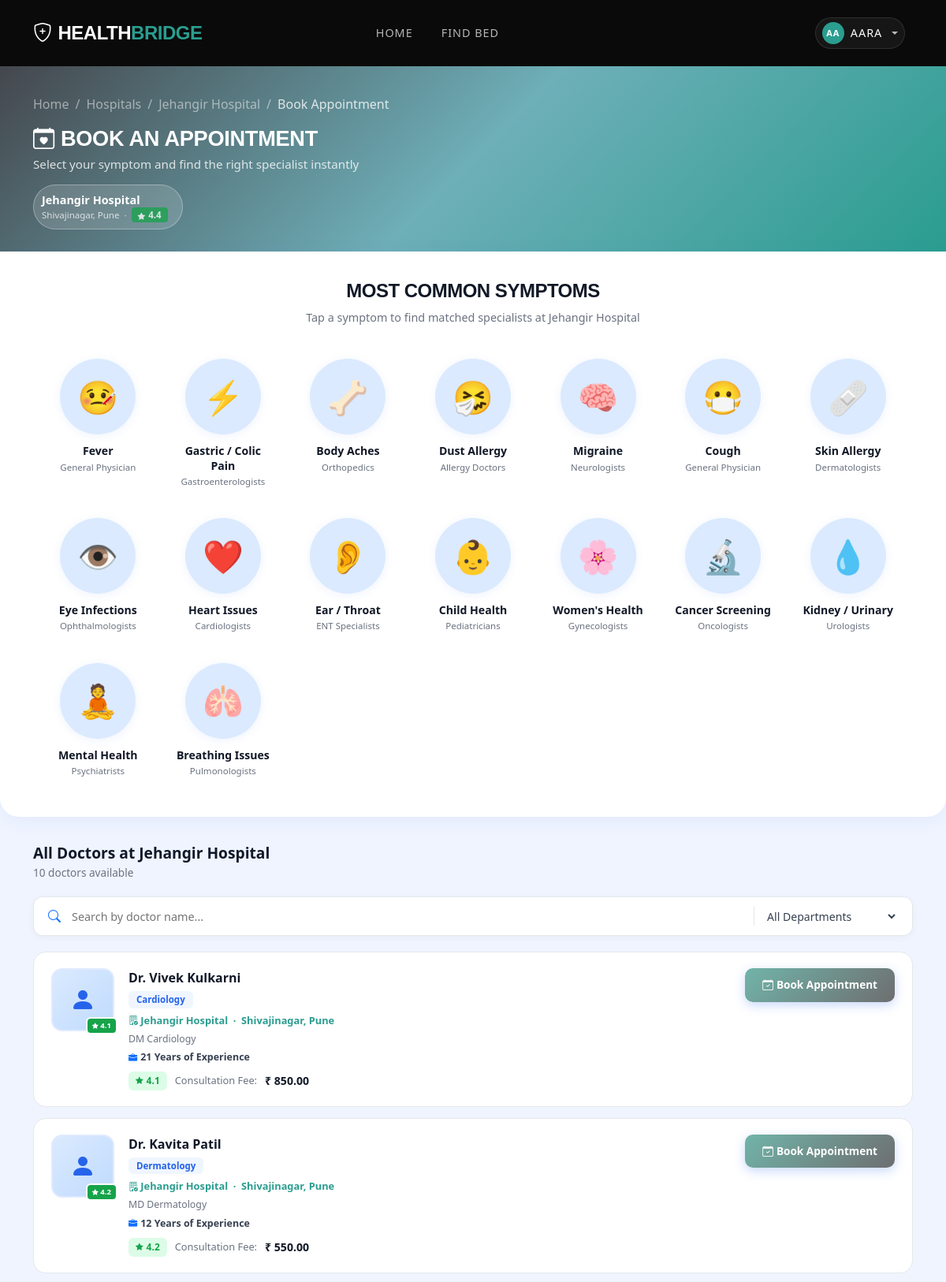
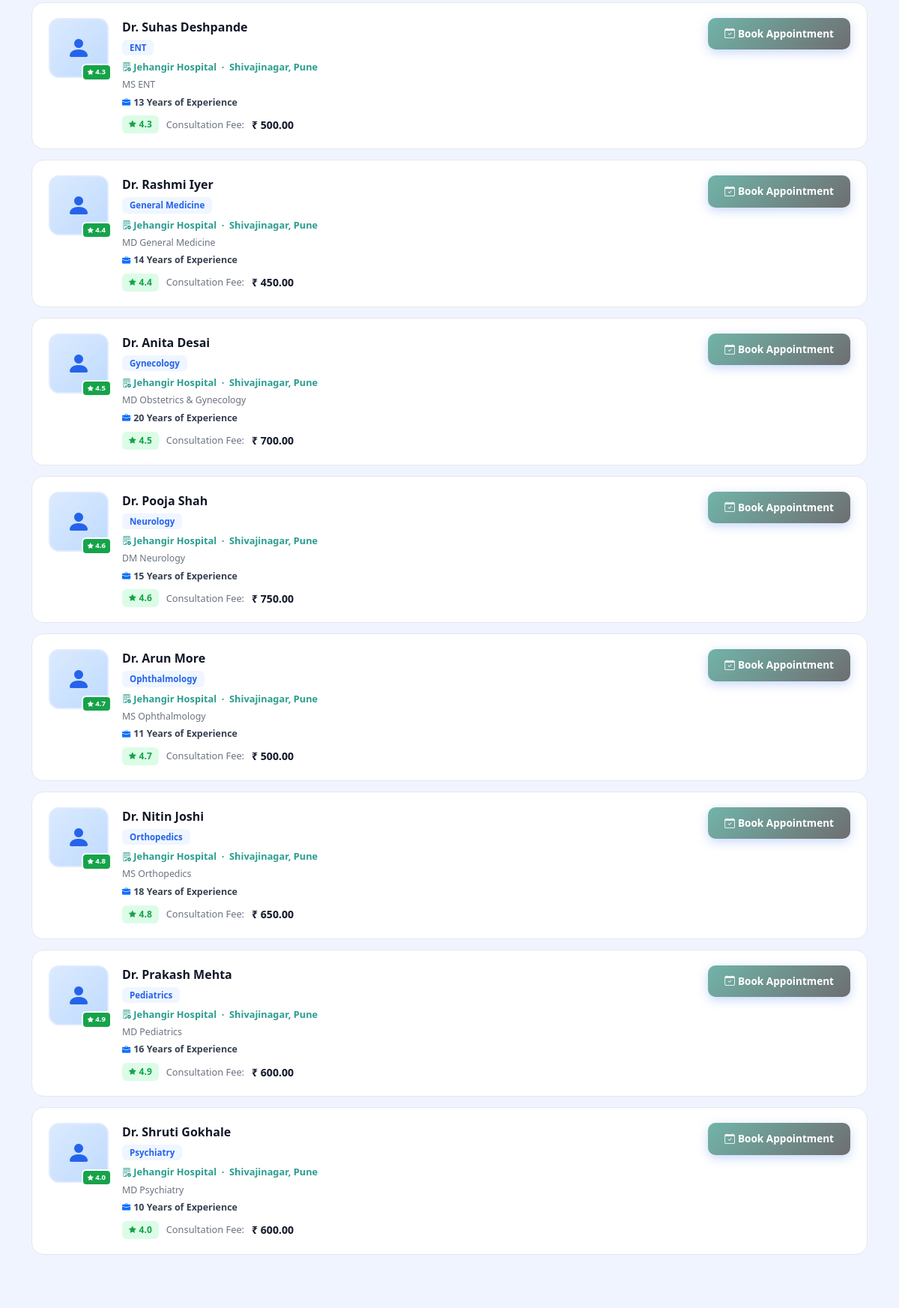
Page /book/appointment/2/ (signed in, upper part) on the committed database (2 pictures, top to bottom).
### core/models.py (models this page shows, shortened)
class Hospital(models.Model):
    name = models.CharField(max_length=200)
    area = models.CharField(max_length=100, choices=PUNE_AREAS)
    address = models.TextField()
    phone = models.CharField(max_length=20)
    email = models.EmailField(blank=True)
    description = models.TextField(blank=True)
    image = models.ImageField(upload_to="hospital_photos/", blank=True, null=True)
    image_url = models.URLField(blank=True, help_text="External image URL fallback")
    total_beds = models.PositiveIntegerField(default=0)
    available_beds = models.PositiveIntegerField(default=0)
    icu_beds = models.PositiveIntegerField(default=0)
    available_icu_beds = models.PositiveIntegerField(default=0)
    emergency = models.BooleanField(default=True)
    rating = models.DecimalField(max_digits=3, decimal_places=1, default=4.0)
    established_year = models.PositiveIntegerField(blank=True, null=True)
    latitude = models.DecimalField(max_digits=9, decimal_places=6, blank=True, null=True)
    longitude = models.DecimalField(max_digits=9, decimal_places=6, blank=True, null=True)
    is_active = models.BooleanField(default=True)
    created_at = models.DateTimeField(auto_now_add=True)
    class Meta:
        ordering = ['name']

class Doctor(models.Model):
    hospital = models.ForeignKey(Hospital, on_delete=models.CASCADE, related_name='doctors')
    department = models.ForeignKey(Department, on_delete=models.CASCADE, related_name='doctors')
    name = models.CharField(max_length=200)
    qualification = models.CharField(max_length=200, blank=True)
    experience_years = models.PositiveIntegerField(default=0)
    available_days = models.CharField(max_length=200, default='Mon-Sat')
    consultation_fee = models.DecimalField(max_digits=8, decimal_places=2, default=500.00)

class Department(models.Model):
    hospital = models.ForeignKey(Hospital, on_delete=models.CASCADE, related_name='departments')
    name = models.CharField(max_length=100, choices=DEPARTMENTS)
    class Meta:
        unique_together = ('hospital', 'name')

### core/views.py (the view)
# urls.py: path('book/appointment/<int:hospital_id>/',                  views.appointment,  name='appointment'),
@login_required(login_url='/login/')
def appointment(request, hospital_id):
    hospital    = get_object_or_404(Hospital, id=hospital_id, is_active=True)
    departments = hospital.departments.all()
    if request.method == 'POST':
        form      = AppointmentForm(request.POST)
        dept_id   = request.POST.get('department')
        doctor_id = request.POST.get('doctor')
        if form.is_valid():
            appt          = form.save(commit=False)
            appt.hospital = hospital
            appt.user     = request.user
            if dept_id:
                try:    appt.department = Department.objects.get(id=dept_id)
                except: pass
            if doctor_id:
                try:
                    appt.doctor      = Doctor.objects.get(id=doctor_id)
                    appt.amount_paid = appt.doctor.consultation_fee
                except: pass
            appt.save()
            return redirect('payment', booking_type='appointment', booking_id=appt.id)
    else:
        phone = ''
        try:
            phone = request.user.profile.phone
        except Exception:
            pass
        form = AppointmentForm(initial={
            'patient_name':  request.user.get_full_name() or request.user.username,
            'patient_email': request.user.email,
            'patient_phone': phone,
        })
    all_doctors = Doctor.objects.filter(hospital=hospital).select_related('department').order_by('department__name', 'name')
    return render(request, 'core/appointment.html', {
        'hospital': hospital, 'departments': departments,
        'all_doctors': all_doctors, 'form': form,
    })

### templates/core/appointment.html (shortened to what this page needs)
{% extends 'core/base.html' %}
{% block content %}
<div class="appt-hero">
    <div class="container">
        <nav aria-label="breadcrumb" class="mb-2">
            <ol class="breadcrumb" style="--bs-breadcrumb-divider-color:rgba(255,255,255,.5);--bs-breadcrumb-item-active-color:rgba(255,255,255,.8);">
                <li class="breadcrumb-item"><a href="{% url 'index' %}" class="text-white-50 text-decoration-none">Home</a></li>
                <li class="breadcrumb-item"><a href="{% url 'search' %}" class="text-white-50 text-decoration-none">Hospitals</a></li>
                <li class="breadcrumb-item"><a href="{% url 'hospital_detail' hospital.id %}" class="text-white-50 text-decoration-none">{{ hospital.name }}</a></li>
                <li class="breadcrumb-item active">Book Appointment</li>
            </ol>
        </nav>
        <h2><i class="bi bi-calendar-heart me-2"></i>Book an Appointment</h2>
        <p>Select your symptom and find the right specialist instantly</p>
        <div class="hosp-pill">
            <div>
                <div class="hosp-pill-name">{{ hospital.name }}</div>
                <div class="hosp-pill-sub">{{ hospital.area }}, Pune &nbsp;·&nbsp;
                    <span class="rating-star"><i class="bi bi-star-fill me-1" style="font-size:.6rem;"></i>{{ hospital.rating }}</span>
                </div>
            </div>
        </div>
    </div>
</div>
<div class="symptom-section">
    <div class="container">
        <h3>Most Common Symptoms</h3>
        <p class="sub">Tap a symptom to find matched specialists at {{ hospital.name }}</p>
        <div class="symptom-grid" id="symptomGrid">
            <div class="symptom-card" data-symptom="Fever" data-dept="General Medicine" onclick="selectSymptom(this)">
                <div class="symptom-icon-wrap">🤒</div>
                <div class="symptom-name">Fever</div>
                <div class="symptom-spec">General Physician</div>
            </div>
            <div class="symptom-card" data-symptom="Gastric / Colic Pain" data-dept="Gastroenterology" onclick="selectSymptom(this)">
                <div class="symptom-icon-wrap">⚡</div>
                <div class="symptom-name">Gastric / Colic Pain</div>
                <div class="symptom-spec">Gastroenterologists</div>
            </div>
            <div class="symptom-card" data-symptom="Body Aches" data-dept="Orthopedics" onclick="selectSymptom(this)">
                <div class="symptom-icon-wrap">🦴</div>
                <div class="symptom-name">Body Aches</div>
                <div class="symptom-spec">Orthopedics</div>
            </div>
            <div class="symptom-card" data-symptom="Dust Allergy" data-dept="Dermatology" onclick="selectSymptom(this)">
                <div class="symptom-icon-wrap">🤧</div>
                <div class="symptom-name">Dust Allergy</div>
                <div class="symptom-spec">Allergy Doctors</div>
            </div>
            <div class="symptom-card" data-symptom="Migraine" data-dept="Neurology" onclick="selectSymptom(this)">
                <div class="symptom-icon-wrap">🧠</div>
                <div class="symptom-name">Migraine</div>
                <div class="symptom-spec">Neurologists</div>
            </div>
            <div class="symptom-card" data-symptom="Cough" data-dept="General Medicine" onclick="selectSymptom(this)">
                <div class="symptom-icon-wrap">😷</div>
                <div class="symptom-name">Cough</div>
                <div class="symptom-spec">General Physician</div>
            </div>
            <div class="symptom-card" data-symptom="Skin Allergy" data-dept="Dermatology" onclick="selectSymptom(this)">
                <div class="symptom-icon-wrap">🩹</div>
                <div class="symptom-name">Skin Allergy</div>
                <div class="symptom-spec">Dermatologists</div>
            </div>
            <div class="symptom-card" data-symptom="Eye Infections" data-dept="Ophthalmology" onclick="selectSymptom(this)">
                <div class="symptom-icon-wrap">👁️</div>
                <div class="symptom-name">Eye Infections</div>
                <div class="symptom-spec">Ophthalmologists</div>
            </div>
            <div class="symptom-card" data-symptom="Heart Issues" data-dept="Cardiology" onclick="selectSymptom(this)">
                <div class="symptom-icon-wrap">❤️</div>
                <div class="symptom-name">Heart Issues</div>
                <div class="symptom-spec">Cardiologists</div>
            </div>
            <div class="symptom-card" data-symptom="Ear / Throat" data-dept="ENT" onclick="selectSymptom(this)">
                <div class="symptom-icon-wrap">👂</div>
                <div class="symptom-name">Ear / Throat</div>
                <div class="symptom-spec">ENT Specialists</div>
            </div>
            <div class="symptom-card" data-symptom="Child Health" data-dept="Pediatrics" onclick="selectSymptom(this)">
                <div class="symptom-icon-wrap">👶</div>
                <div class="symptom-name">Child Health</div>
                <div class="symptom-spec">Pediatricians</div>
            </div>
            <div class="symptom-card" data-symptom="Women's Health" data-dept="Gynecology" onclick="selectSymptom(this)">
                <div class="symptom-icon-wrap">🌸</div>
                <div class="symptom-name">Women's Health</div>
                <div class="symptom-spec">Gynecologists</div>
            </div>
            <div class="symptom-card" data-symptom="Cancer Screening" data-dept="Oncology" onclick="selectSymptom(this)">
                <div class="symptom-icon-wrap">🔬</div>
                <div class="symptom-name">Cancer Screening</div>
                <div class="symptom-spec">Oncologists</div>
            </div>
            <div class="symptom-card" data-symptom="Kidney Problems" data-dept="Urology" onclick="selectSymptom(this)">
                <div class="symptom-icon-wrap">💧</div>
                <div class="symptom-name">Kidney / Urinary</div>
                <div class="symptom-spec">Urologists</div>
            </div>
            <div class="symptom-card" data-symptom="Mental Health" data-dept="Psychiatry" onclick="selectSymptom(this)">
                <div class="symptom-icon-wrap">🧘</div>
                <div class="symptom-name">Mental Health</div>
                <div class="symptom-spec">Psychiatrists</div>
            </div>
            <div class="symptom-card" data-symptom="Breathing Issues" data-dept="Pulmonology" onclick="selectSymptom(this)">
                <div class="symptom-icon-wrap">🫁</div>
                <div class="symptom-name">Breathing Issues</div>
                <div class="symptom-spec">Pulmonologists</div>
            </div>
        </div>
    </div>
</div>
<div class="results-section">
    <div class="container">
        <div class="results-header">
            <div>
                <div class="results-title" id="resultsTitle">All Doctors at {{ hospital.name }}</div>
                <div class="results-count" id="resultsCount">{{ all_doctors|length }} doctors available</div>
            </div>
        </div>
        <div class="doc-search-bar">
            <i class="bi bi-search text-primary"></i>
            <input type="text" id="docSearchInput" placeholder="Search by doctor name..." oninput="filterDoctors()">
            <select id="deptFilter" onchange="filterDoctors()">
                <option value="">All Departments</option>
            </select>
        </div>
        <div id="doctorList">
            {% for doctor in all_doctors %}
            <div class="doctor-card"
                 id="dc-{{ doctor.id }}"
                 data-name="{{ doctor.name|lower }}"
                 data-dept="{{ doctor.department.name|lower }}"
                 data-dept-id="{{ doctor.department.id }}">
                <div class="doc-avatar">
                    <i class="bi bi-person-fill"></i>
                    <span class="doc-avatar-badge">
                        <i class="bi bi-star-fill" style="font-size:.5rem;"></i>
                        4.{{ forloop.counter|stringformat:"d" |slice:"-1:" }}
                    </span>
                </div>
                <div class="doc-info">
                    <div class="doc-name">Dr. {{ doctor.name }}</div>
                    <span class="doc-specialty-tag">{{ doctor.department.name }}</span>
                    <div class="doc-hospital">
                        <i class="bi bi-building-check"></i> {{ hospital.name }} &nbsp;·&nbsp; {{ hospital.area }}, Pune
                    </div>
                    <div class="doc-qual">{{ doctor.qualification }}</div>
                    <div class="doc-exp"><i class="bi bi-briefcase-fill text-primary me-1" style="font-size:.7rem;"></i>{{ doctor.experience_years }} Years of Experience</div>
                    <div class="doc-meta">
                        <span class="doc-rating">
                            <i class="bi bi-star-fill" style="font-size:.6rem;"></i>
                            4.{{ forloop.counter|stringformat:"d" |slice:"-1:" }}
                        </span>
                        <span class="doc-fee-label">Consultation Fee:</span>
                        <span class="doc-fee-val">₹ {{ doctor.consultation_fee }}</span>
                    </div>
                </div>
                <button class="btn-book"
                        onclick="openModal(
                            {{ doctor.id }},
                            'Dr. {{ doctor.name|escapejs }}',
                            '{{ doctor.department.name|escapejs }}',
                            '{{ doctor.qualification|escapejs }}',
                            {{ doctor.consultation_fee }},
                            {{ doctor.department.id }},
                            '{{ hospital.name|escapejs }}'
                        )">
                    <i class="bi bi-calendar-check me-1"></i>Book Appointment
                </button>
            </div>
            {% empty %}
            <div class="state-placeholder">
                <span class="big-icon">👨‍⚕️</span>
                <h5>No doctors found</h5>
                <p>This hospital has no doctors listed yet.</p>
            </div>
            {% endfor %}
        </div>
    </div>
</div>
{% endblock %}

### templates/core/base.html (shortened to what this page needs)
<!DOCTYPE html>
<html lang="en">
<head>
    <link href="https://cdn.jsdelivr.net/npm/bootstrap@5.3.0/dist/css/bootstrap.min.css" rel="stylesheet">
    <link href="https://cdn.jsdelivr.net/npm/bootstrap-icons@1.11.0/font/bootstrap-icons.css" rel="stylesheet">
    <link href="https://unpkg.com/aos@2.3.1/dist/aos.css" rel="stylesheet">
    {% load static %}
</head>
<body>
<nav class="navbar navbar-expand-lg navbar-dark navbar-custom sticky-top">
    <div class="container">
        <a class="navbar-brand" href="{% url 'index' %}">
            <i class="bi bi-shield-plus me-2 text-teal"></i>HEALTH<span>BRIDGE</span>
        </a>
        <div class="collapse navbar-collapse" id="navbarNav">
            <ul class="navbar-nav mx-auto">
                <li class="nav-item">
                    <a class="nav-link" href="{% url 'index' %}">Home</a>
                </li>
                <li class="nav-item">
                    <a class="nav-link" href="{% url 'search' %}">Find Bed</a>
                </li>
            </ul>
            <ul class="navbar-nav ms-auto align-items-center">
                {% if user.is_authenticated %}
                    <li class="nav-item dropdown">
                        <a class="nav-link dropdown-toggle user-avatar-btn d-flex align-items-center gap-2" href="#" data-bs-toggle="dropdown">
                            <div class="bg-teal text-white d-flex align-items-center justify-content-center fw-bold rounded-circle"
                                 style="width:28px;height:28px;font-size:11px; background-color: var(--primary-teal);">
                                {{ user.first_name|first|upper }}{{ user.last_name|first|upper }}
                            </div>
                            <span class="text-white">{{ user.first_name }}</span>
                        </a>
                    </li>
                {% endif %}
            </ul>
        </div>
    </div>
</nav>
<main>
    {% block content %}{% endblock %}
</main>
</body>
</html>

### rows in the picture
Hospital: name "Jehangir Hospital", area "Shivajinagar", rating "4.4"
Doctor: name "Vivek Kulkarni", department.name "Cardiology", qualification "DM Cardiology", experience_years "21", consultation_fee "850.00"
Doctor: name "Kavita Patil", department.name "Dermatology", qualification "MD Dermatology", experience_years "12", consultation_fee "550.00"
Doctor: name "Suhas Deshpande", department.name "ENT", qualification "MS ENT", experience_years "13", consultation_fee "500.00"
Doctor: name "Rashmi Iyer", department.name "General Medicine", qualification "MD General Medicine", experience_years "14", consultation_fee "450.00"
Doctor: name "Anita Desai", department.name "Gynecology", qualification "MD Obstetrics & Gynecology", experience_years "20", consultation_fee "700.00"
Doctor: name "Pooja Shah", department.name "Neurology", qualification "DM Neurology", experience_years "15", consultation_fee "750.00"
Doctor: name "Arun More", department.name "Ophthalmology", qualification "MS Ophthalmology", experience_years "11", consultation_fee "500.00"
Doctor: name "Nitin Joshi", department.name "Orthopedics", qualification "MS Orthopedics", experience_years "18", consultation_fee "650.00"
Doctor: name "Prakash Mehta", department.name "Pediatrics", qualification "MD Pediatrics", experience_years "16", consultation_fee "600.00"
Doctor: name "Shruti Gokhale", department.name "Psychiatry", qualification "MD Psychiatry", experience_years "10", consultation_fee "600.00"

### other values in the picture
{{ user.first_name|first|upper }} "A"
{{ user.last_name|first|upper }} "A"
{{ user.first_name }} "AARA"
{{ all_doctors|length }} "10"
